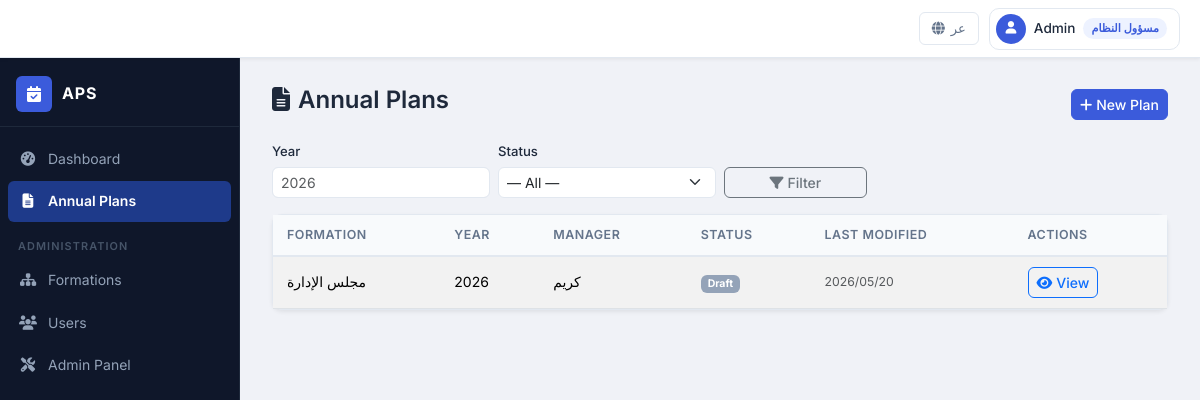
Screenshot of /plans/ (signed in) with the database file from the repository.
### apps/accounts/models.py (models this page shows, shortened)
class UserProfile(models.Model):
    ROLE_ADMIN = 'ADMIN'
    ROLE_MANAGER = 'MANAGER'
    ROLE_ORGANIZER = 'ORGANIZER'
    ROLE_REVIEWER = 'REVIEWER'
    ROLE_VIEWER = 'VIEWER'
    ROLE_CHOICES = [
        (ROLE_ADMIN, _('System Admin')),
        (ROLE_MANAGER, _('Formation Manager')),
        (ROLE_ORGANIZER, _('Form Organizer')),
        (ROLE_REVIEWER, _('Reviewer')),
        (ROLE_VIEWER, _('Viewer')),
    ]
    user = models.OneToOneField(
        User, on_delete=models.CASCADE,
        related_name='profile', verbose_name=_('user')
    )
    formation = models.OneToOneField(
        'formations.Formation', on_delete=models.PROTECT,
        null=True, blank=True,
        related_name='user_profile', verbose_name=_('formation')
    )
    role = models.CharField(
        max_length=20, choices=ROLE_CHOICES, default=ROLE_ORGANIZER,
        verbose_name=_('Role')
    )
    full_name_ar = models.CharField(max_length=200, verbose_name=_('full name in arabic'))
    created_at = models.DateTimeField(auto_now_add=True, verbose_name=_('created at'))
    class Meta:
        verbose_name = _('user profile')
        verbose_name_plural = _('user profiles')
        indexes = [
            models.Index(fields=['role']),
        ]
    def is_admin(self):
        return self.role == self.ROLE_ADMIN

### apps/plans/models/plan.py (models this page shows, shortened)
class AnnualPlan(models.Model):
    STATUS_DRAFT = 'DRAFT'
    STATUS_SUBMITTED = 'SUBMITTED'
    STATUS_UNDER_REVIEW = 'UNDER_REVIEW'
    STATUS_APPROVED = 'APPROVED'
    STATUS_REJECTED = 'REJECTED'
    STATUS_ARCHIVED = 'ARCHIVED'
    STATUS_CHOICES = [
        (STATUS_DRAFT, _('Draft')),
        (STATUS_SUBMITTED, _('Submitted')),
        (STATUS_UNDER_REVIEW, _('Under Review')),
        (STATUS_APPROVED, _('Approved')),
        (STATUS_REJECTED, _('Rejected')),
        (STATUS_ARCHIVED, _('Archived')),
    ]
    formation = models.ForeignKey(
        'formations.Formation', on_delete=models.PROTECT,
        related_name='annual_plans', verbose_name=_('formation')
    )
    plan_year = models.PositiveSmallIntegerField(verbose_name=_('plan year'))
    manager_name = models.CharField(max_length=200, verbose_name=_('manager name'))
    organizer_name = models.CharField(max_length=200, verbose_name=_('organizer name'))
    endorsement_text = models.TextField(blank=True, null=True, verbose_name=_('endorsement text'))
    endorsement_date = models.DateField(blank=True, null=True, verbose_name=_('endorsement date'))
    endorsement_ref_no = models.CharField(
        max_length=50, blank=True, null=True, verbose_name=_('reference number')
    )
    status = models.CharField(
        max_length=20, choices=STATUS_CHOICES, default=STATUS_DRAFT, verbose_name=_('Status')
    )
    recommendations = models.TextField(
        blank=True, null=True, verbose_name=_('recommendations')
    )
    created_by = models.ForeignKey(
        User, on_delete=models.PROTECT,
        related_name='created_plans', verbose_name=_('created by')
    )
    created_at = models.DateTimeField(auto_now_add=True, verbose_name=_('created at'))
    updated_at = models.DateTimeField(auto_now=True, verbose_name=_('updated at'))
    submitted_at = models.DateTimeField(null=True, blank=True, verbose_name=_('submitted at'))
    approved_at = models.DateTimeField(null=True, blank=True, verbose_name=_('approved at'))
    class Meta:
        unique_together = ('formation', 'plan_year')
        verbose_name = _('annual plan')
        verbose_name_plural = _('annual plans')
        ordering = ['-plan_year', 'formation__name_ar']
        indexes = [
            models.Index(fields=['status']),
            models.Index(fields=['plan_year']),
        ]

### apps/formations/models.py (models this page shows, shortened)
class Formation(models.Model):
    LEVEL_COMPANY = 'COMPANY'
    LEVEL_BOARD = 'BOARD'
    LEVEL_DIVISION = 'DIVISION'
    LEVEL_SECTION = 'SECTION'
    LEVEL_UNIT = 'UNIT'
    LEVEL_CHOICES = [
        (LEVEL_COMPANY, _('Company')),
        (LEVEL_BOARD, _('Board')),
        (LEVEL_DIVISION, _('Division')),
        (LEVEL_SECTION, _('Section')),
        (LEVEL_UNIT, _('Unit')),
    ]
    code = models.CharField(max_length=20, unique=True, verbose_name=_('Code'))
    name_ar = models.CharField(max_length=200, verbose_name=_('name in arabic'))
    parent = models.ForeignKey(
        'self', on_delete=models.SET_NULL, null=True, blank=True,
        related_name='children', verbose_name=_('parent formation')
    )
    level = models.CharField(max_length=20, choices=LEVEL_CHOICES, verbose_name=_('Level'))
    is_active = models.BooleanField(default=True, verbose_name=_('is active'))
    created_at = models.DateTimeField(auto_now_add=True, verbose_name=_('created at'))
    updated_at = models.DateTimeField(auto_now=True, verbose_name=_('updated at'))
    class Meta:
        verbose_name = _('formation')
        verbose_name_plural = _('formations plural')
        ordering = ['level', 'name_ar']
        indexes = [
            models.Index(fields=['level']),
        ]

### apps/plans/views/plan_views.py (the view)
# urls.py: path('', views.plan_list, name='list'),
@login_required
def plan_list(request):
    profile = request.user.profile
    if profile.is_admin():
        plans = AnnualPlan.objects.select_related('formation', 'created_by').order_by('-plan_year')
    elif profile.is_manager():
        formation = profile.formation
        descendants = formation.get_descendants() if formation else []
        ids = [formation.id] + [d.id for d in descendants] if formation else []
        plans = AnnualPlan.objects.filter(formation_id__in=ids).select_related('formation')
    else:
        plans = AnnualPlan.objects.filter(
            formation=profile.formation
        ).select_related('formation')
    year_filter = request.GET.get('year')
    status_filter = request.GET.get('status')
    if year_filter:
        plans = plans.filter(plan_year=year_filter)
    if status_filter:
        plans = plans.filter(status=status_filter)
    return render(request, 'plans/plan_list.html', {
        'plans': plans,
        'status_choices': AnnualPlan.STATUS_CHOICES,
        'selected_year': year_filter,
        'selected_status': status_filter,
    })

### apps/core/templatetags/rtl_extras.py (called while the page is built)
@register.filter(name='strip_lang_prefix')
def strip_lang_prefix(full_path):
    for lang_code, _ in settings.LANGUAGES:
        if lang_code == settings.LANGUAGE_CODE:
            continue  # default language has no prefix
        prefix = f'/{lang_code}/'
        if full_path.startswith(prefix):
            return '/' + full_path[len(prefix):]
        if full_path == f'/{lang_code}':
            return '/'
    return full_path

@register.filter(name='status_badge')
def status_badge(status):
    mapping = {
        'DRAFT': 'draft',
        'SUBMITTED': 'submitted',
        'UNDER_REVIEW': 'review',
        'APPROVED': 'approved',
        'REJECTED': 'rejected',
        'ARCHIVED': 'archived',
    }
    return mapping.get(status, 'draft')

@register.filter(name='status_label')
def status_label(status):
    mapping = {
        'DRAFT': _('Draft'),
        'SUBMITTED': _('Submitted'),
        'UNDER_REVIEW': _('Under Review'),
        'APPROVED': _('Approved'),
        'REJECTED': _('Rejected'),
        'ARCHIVED': _('Archived'),
    }
    return mapping.get(status, status)

@register.filter(name='role_label')
def role_label(role):
    mapping = {
        'ADMIN': 'مسؤول النظام',
        'MANAGER': 'مدير',
        'ORGANIZER': 'منظم',
        'REVIEWER': 'مراجع',
        'VIEWER': 'مشاهد',
    }
    return mapping.get(role, role)

### apps/plans/templates/plans/plan_list.html (shortened to what this page needs)
{% extends "base.html" %}
{% load i18n rtl_extras %}
{% block content %}
<div class="d-flex justify-content-between align-items-center mb-3">
    <h4><i class="fas fa-file-alt me-2"></i>{% trans "Annual Plans" %}</h4>
    <a href="{% url 'plans:create' %}" class="btn btn-primary btn-sm">
        <i class="fas fa-plus me-1"></i>{% trans "New Plan" %}
    </a>
</div>
<form method="get" class="row g-2 mb-3 align-items-end">
    <div class="col-md-3">
        <label class="form-label small">{% trans "Year" %}</label>
        <input type="number" name="year" value="{{ selected_year|default:'' }}" class="form-control form-control-sm" placeholder="2026">
    </div>
    <div class="col-md-3">
        <label class="form-label small">{% trans "Status" %}</label>
        <select name="status" class="form-select form-select-sm">
            <option value="">— {% trans "All" %} —</option>
        </select>
    </div>
    <div class="col-md-2">
        <button type="submit" class="btn btn-outline-secondary btn-sm w-100">
            <i class="fas fa-filter me-1"></i>{% trans "Filter" %}
        </button>
    </div>
</form>
<div class="card shadow-sm">
    <div class="card-body p-0">
        <table class="table table-hover table-striped mb-0 align-middle">
            <thead>
                <tr>
                    <th>{% trans "Formation" %}</th>
                    <th>{% trans "Year" %}</th>
                    <th>{% trans "Manager" %}</th>
                    <th>{% trans "Status" %}</th>
                    <th>{% trans "Last Modified" %}</th>
                    <th>{% trans "Actions" %}</th>
                </tr>
            </thead>
            <tbody>
                {% for plan in plans %}
                <tr>
                    <td>{{ plan.formation.name_ar }}</td>
                    <td>{{ plan.plan_year }}</td>
                    <td>{{ plan.manager_name }}</td>
                    <td>
                        <span class="badge badge-{{ plan.status|status_badge }}">
                            {{ plan.status|status_label }}
                        </span>
                    </td>
                    <td class="small text-muted">{{ plan.updated_at|date:"Y/m/d" }}</td>
                    <td>
                        <a href="{% url 'plans:detail' plan.pk %}" class="btn btn-sm btn-outline-primary">
                            <i class="fas fa-eye me-1"></i>{% trans "View" %}
                        </a>
                    </td>
                </tr>
                {% empty %}
                <tr><td colspan="6" class="text-center text-muted py-4">{% trans "No plans found." %}</td></tr>
                {% endfor %}
            </tbody>
        </table>
    </div>
</div>
{% endblock %}

### templates/navbar.html (shortened to what this page needs)
{% load i18n rtl_extras %}
{% get_current_language as LANG_CODE %}
<header class="app-topbar">
    <div class="topbar-end">
        <form method="post" action="{% url 'set_language' %}" class="topbar-lang-form">
            {% if LANG_CODE == 'ar' %}
            <button type="submit" name="language" value="en" class="topbar-btn topbar-lang-btn" title="Switch to English">
                <i class="fas fa-globe"></i> <span>EN</span>
            </button>
            {% else %}
            <button type="submit" name="language" value="ar" class="topbar-btn topbar-lang-btn" title="التبديل إلى العربية">
                <i class="fas fa-globe"></i> <span>عر</span>
            </button>
            {% endif %}
        </form>
        <div class="topbar-user dropdown">
            <button class="topbar-user-btn dropdown-toggle" data-bs-toggle="dropdown" aria-expanded="false">
                <span class="topbar-avatar">
                    <i class="fas fa-user"></i>
                </span>
                <span class="topbar-username">
                    {% if user.profile.full_name_ar %}{{ user.profile.full_name_ar }}{% else %}{{ user.username }}{% endif %}
                </span>
                <span class="topbar-role-badge">{{ user.profile.role|role_label }}</span>
            </button>
        </div>
    </div>
</header>

### static/css/custom-rtl.css (style rules this page uses)
:root { --color-primary: #3b5bdb; --color-primary-dark: #2f4ac5; --color-primary-light: #748ffc; --color-primary-bg: #edf2ff; --color-bg: #f0f2f7; --color-surface: #ffffff; --color-border: #e2e8f0; --color-text: #1e293b; --color-text-muted: #64748b; --color-text-light: #94a3b8; --color-success: #22c55e; --color-warning: #f59e0b; --color-danger: #ef4444; --color-info: #06b6d4; --sidebar-width: 240px; --sidebar-bg: #0f172a; --sidebar-border: #1e293b; --sidebar-link: #94a3b8; --sidebar-link-hover: #e2e8f0; --sidebar-active-bg: #1e3a8a; --sidebar-active-text: #ffffff; --sidebar-icon-w: 20px; --topbar-height: 58px; --topbar-bg: #ffffff; --topbar-border: #e2e8f0; --topbar-shadow: 0 1px 4px rgba(0,0,0,0.08); --font-ltr: 'Inter', system-ui, sans-serif; --font-rtl: 'Cairo', system-ui, sans-serif; --radius-sm: 6px; --radius-md: 10px; --radius-lg: 16px; --shadow-card: 0 2px 16px rgba(0,0,0,0.07); --shadow-lg: 0 8px 32px rgba(0,0,0,0.12); --transition: 0.2s ease; }
html, body { height: 100%; }
body { font-family: var(--font-ltr); color: var(--color-text); background-color: var(--color-bg); font-size: 0.9rem; line-height: 1.6; -webkit-font-smoothing: antialiased; }
h1, h2, h3, h4, h5, h6 { font-weight: 600; color: var(--color-text); }
a { color: var(--color-primary); text-decoration: none; }
body.app-layout { display: flex; flex-direction: column; min-height: 100vh; }
.app-topbar { height: var(--topbar-height); background: var(--topbar-bg); border-bottom: 1px solid var(--topbar-border); box-shadow: var(--topbar-shadow); display: flex; align-items: center; justify-content: space-between; padding: 0 20px 0 16px; position: sticky; top: 0; z-index: 1000; gap: 12px; }
.topbar-end { display: flex; align-items: center; gap: 10px; flex-shrink: 0; }
.topbar-btn { background: none; border: 1px solid var(--color-border); border-radius: var(--radius-sm); color: var(--color-text-muted); padding: 5px 12px; font-size: 0.82rem; font-weight: 500; display: flex; align-items: center; gap: 6px; cursor: pointer; transition: var(--transition); }
.topbar-lang-form { display: flex; align-items: center; }
.topbar-user { position: relative; }
.topbar-user-btn { background: none; border: 1px solid var(--color-border); border-radius: var(--radius-md); display: flex; align-items: center; gap: 8px; padding: 5px 12px 5px 6px; cursor: pointer; transition: var(--transition); color: var(--color-text); font-size: 0.85rem; font-weight: 500; }
.topbar-user-btn::after { display: none; }
.topbar-avatar { width: 30px; height: 30px; border-radius: 50%; background: var(--color-primary); color: white; display: flex; align-items: center; justify-content: center; font-size: 0.78rem; flex-shrink: 0; }
.topbar-username { max-width: 140px; overflow: hidden; text-overflow: ellipsis; white-space: nowrap; }
.topbar-role-badge { font-size: 0.7rem; font-weight: 600; background: var(--color-primary-bg); color: var(--color-primary); padding: 2px 8px; border-radius: 99px; white-space: nowrap; }
.card { border: 1px solid var(--color-border); border-radius: var(--radius-md); box-shadow: var(--shadow-card); background: var(--color-surface); }
.card-body { padding: 20px; }
.badge-draft { background-color: #94a3b8; color: #fff; }
.table { font-size: 0.875rem; }
.table thead th { background: #f8fafc; color: var(--color-text-muted); font-weight: 600; font-size: 0.78rem; text-transform: uppercase; letter-spacing: 0.04em; border-bottom: 2px solid var(--color-border); padding: 10px 14px; }
.table tbody td { padding: 10px 14px; vertical-align: middle; }
.form-control, .form-select { border-radius: var(--radius-sm); border: 1.5px solid var(--color-border); font-size: 0.875rem; transition: border-color var(--transition), box-shadow var(--transition); }
.form-label { font-weight: 500; font-size: 0.82rem; color: var(--color-text); margin-bottom: 5px; }
.btn { border-radius: var(--radius-sm); font-weight: 500; font-size: 0.875rem; transition: var(--transition); }
.btn-primary { background: var(--color-primary); border-color: var(--color-primary); }

### rows the page displays
AnnualPlan: formation.name_ar "مجلس الإدارة", plan_year "2026", manager_name "كريم", status|status_label "Draft", updated_at "2026/05/20"

### other values shown
{{ user.profile.full_name_ar }} "Admin"
{{ user.profile.role|role_label }} "مسؤول النظام"
